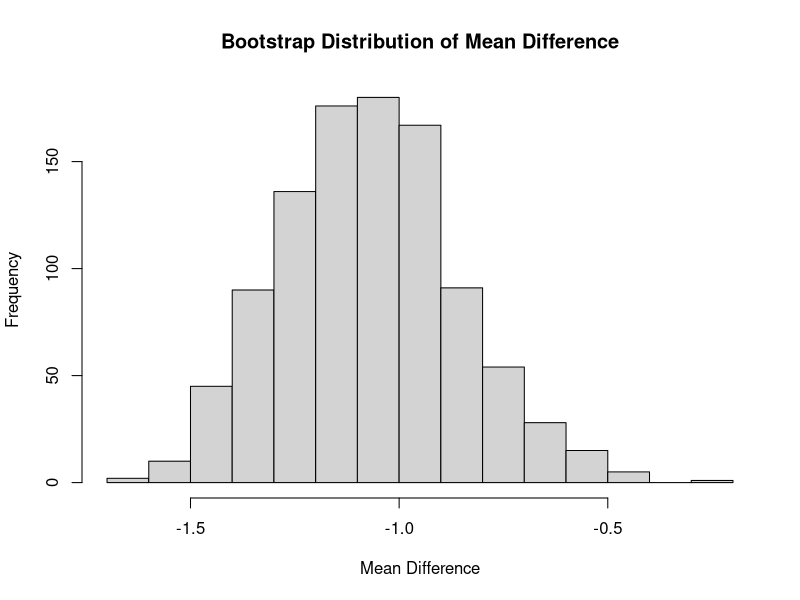
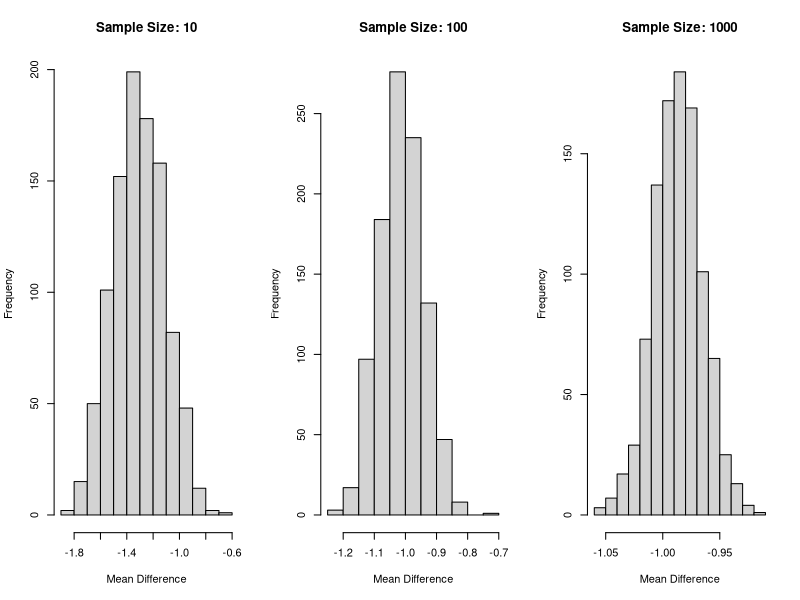
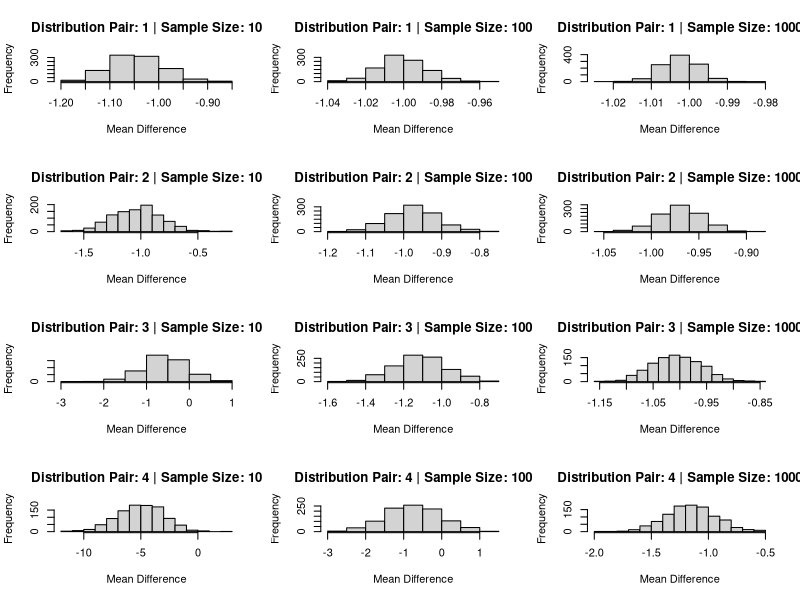

Write R code to recreate these figures, in order.
# Step 1: Generate samples from two normal distributions
set.seed(123)  # Set seed for reproducibility

# Generate sample 1 from N(5, 0.5)
sample1 <- rnorm(10, mean = 5, sd = 0.5)

# Generate sample 2 from N(6, 0.5)
sample2 <- rnorm(10, mean = 6, sd = 0.5)

# Step 2: Calculate the mean difference
mean_diff <- mean(sample1) - mean(sample2)

# Step 3: Generate bootstrap population of mean difference
bootstrap_population <- replicate(1000, {
  bootstrap_sample1 <- sample(sample1, replace = TRUE)
  bootstrap_sample2 <- sample(sample2, replace = TRUE)
  mean(bootstrap_sample1) - mean(bootstrap_sample2)
})

# Step 4: Plot histogram of bootstrap population
hist(bootstrap_population, main = "Bootstrap Distribution of Mean Difference", xlab = "Mean Difference")

# Step 5: Conduct hypothesis test
# H0: Mu = 0
# Ha: Mud != 0
p_value <- 2 * min(sum(bootstrap_population <= mean_diff), sum(bootstrap_population >= mean_diff))

# Step 6: State p-value and conclusion
cat("p-value:", p_value, "\n")
if (p_value < 0.05) {
  cat("Reject H0: There is a significant difference in means.\n")
} else {
  cat("Fail to reject H0: There is no significant difference in means.\n")
}

# Step 7: Repeat experiment for different sample sizes
sample_sizes <- c(10, 100, 1000)

par(mfrow = c(1, 3))  # Create subplots
for (size in sample_sizes) {
  # Generate samples
  sample1 <- rnorm(size, mean = 5, sd = 0.5)
  sample2 <- rnorm(size, mean = 6, sd = 0.5)
  
  # Generate bootstrap population
  bootstrap_population <- replicate(1000, {
    bootstrap_sample1 <- sample(sample1, replace = TRUE)
    bootstrap_sample2 <- sample(sample2, replace = TRUE)
    mean(bootstrap_sample1) - mean(bootstrap_sample2)
  })
  
  # Plot bootstrap distribution
  hist(bootstrap_population, main = paste("Sample Size:", size), xlab = "Mean Difference")
}


# Step 8: Repeat experiment for different pairs of distributions and sample sizes

# Define the pairs of distributions and sample sizes
distribution_pairs <- list(
  list(mean1 = 5.5, sd1 = 0.1, mean2 = 6.5, sd2 = 0.1),
  list(mean1 = 5.5, sd1 = 0.5, mean2 = 6.5, sd2 = 0.5),
  list(mean1 = 5.5, sd1 = 1.0, mean2 = 6.5, sd2 = 1.0),
  list(mean1 = 5.5, sd1 = 5.0, mean2 = 6.5, sd2 = 5.0)
)
sample_sizes <- c(10, 100, 1000)

par(mfrow = c(length(distribution_pairs), length(sample_sizes)))  # Create subplots

for (i in 1:length(distribution_pairs)) {
  for (j in 1:length(sample_sizes)) {
    # Generate samples
    sample1 <- rnorm(sample_sizes[j], mean = distribution_pairs[[i]]$mean1, sd = distribution_pairs[[i]]$sd1)
    sample2 <- rnorm(sample_sizes[j], mean = distribution_pairs[[i]]$mean2, sd = distribution_pairs[[i]]$sd2)
    
    # Generate bootstrap population
    bootstrap_population <- replicate(1000, {
      bootstrap_sample1 <- sample(sample1, replace = TRUE)
      bootstrap_sample2 <- sample(sample2, replace = TRUE)
      mean(bootstrap_sample1) - mean(bootstrap_sample2)
    })
    
    # Plot bootstrap distribution
    hist(bootstrap_population, main = paste("Distribution Pair:", i, "| Sample Size:", sample_sizes[j]), xlab = "Mean Difference")
  }
}

# Step 10: Hypothesis test for mean difference at 90% significance level
alpha <- 0.10  # Significance level

# Pair 1: N~(5.5,0.1) & N ~ (6.5,0.1)
sample1 <- rnorm(1000, mean = 5.5, sd = 0.1)
sample2 <- rnorm(1000, mean = 6.5, sd = 0.1)
mean_diff <- mean(sample1) - mean(sample2)
bootstrap_population <- replicate(1000, {
  bootstrap_sample1 <- sample(sample1, replace = TRUE)
  bootstrap_sample2 <- sample(sample2, replace = TRUE)
  mean(bootstrap_sample1) - mean(bootstrap_sample2)
})
p_value_pair1 <- mean(abs(bootstrap_population) >= abs(mean_diff))

# Pair 2: N~(5.5,0.5) & N ~ (6.5,0.5)
sample1 <- rnorm(1000, mean = 5.5, sd = 0.5)
sample2 <- rnorm(1000, mean = 6.5, sd = 0.5)
mean_diff <- mean(sample1) - mean(sample2)
bootstrap_population <- replicate(1000, {
  bootstrap_sample1 <- sample(sample1, replace = TRUE)
  bootstrap_sample2 <- sample(sample2, replace = TRUE)
  mean(bootstrap_sample1) - mean(bootstrap_sample2)
})
p_value_pair2 <- mean(abs(bootstrap_population) >= abs(mean_diff))

# Pair 3: N~(5.5,1.0) & N ~ (6.5,1.0)
sample1 <- rnorm(1000, mean = 5.5, sd = 1.0)
sample2 <- rnorm(1000, mean = 6.5, sd = 1.0)
mean_diff <- mean(sample1) - mean(sample2)
bootstrap_population <- replicate(1000, {
  bootstrap_sample1 <- sample(sample1, replace = TRUE)
  bootstrap_sample2 <- sample(sample2, replace = TRUE)
  mean(bootstrap_sample1) - mean(bootstrap_sample2)
})
p_value_pair3 <- mean(abs(bootstrap_population) >= abs(mean_diff))

# Pair 4: N~(5.5,5.0) & N ~ (6.5,5.0)
sample1 <- rnorm(1000, mean = 5.5, sd = 5.0)
sample2 <- rnorm(1000, mean = 6.5, sd = 5.0)
mean_diff <- mean(sample1) - mean(sample2)
bootstrap_population <- replicate(1000, {
  bootstrap_sample1 <- sample(sample1, replace = TRUE)
  bootstrap_sample2 <- sample(sample2, replace = TRUE)
  mean(bootstrap_sample1) - mean(bootstrap_sample2)
})
p_value_pair4 <- mean(abs(bootstrap_population) >= abs(mean_diff))

# Print calculated p-values
cat("Pair 1 p-value:", p_value_pair1, "\n")
cat("Pair 2 p-value:", p_value_pair2, "\n")
cat("Pair 3 p-value:", p_value_pair3, "\n")
cat("Pair 4 p-value:", p_value_pair4, "\n")


# Step 11: Hypothesis test for mean difference at 95% significance level
alpha <- 0.05  # Significance level

# Pair 1: N~(5.5,0.1) & N ~ (6.5,0.1)
sample1 <- rnorm(1000, mean = 5.5, sd = 0.1)
sample2 <- rnorm(1000, mean = 6.5, sd = 0.1)
mean_diff <- mean(sample1) - mean(sample2)
bootstrap_population <- replicate(1000, {
  bootstrap_sample1 <- sample(sample1, replace = TRUE)
  bootstrap_sample2 <- sample(sample2, replace = TRUE)
  mean(bootstrap_sample1) - mean(bootstrap_sample2)
})
p_value_pair1 <- mean(abs(bootstrap_population) >= abs(mean_diff))

# Pair 2: N~(5.5,0.5) & N ~ (6.5,0.5)
sample1 <- rnorm(1000, mean = 5.5, sd = 0.5)
sample2 <- rnorm(1000, mean = 6.5, sd = 0.5)
mean_diff <- mean(sample1) - mean(sample2)
bootstrap_population <- replicate(1000, {
  bootstrap_sample1 <- sample(sample1, replace = TRUE)
  bootstrap_sample2 <- sample(sample2, replace = TRUE)
  mean(bootstrap_sample1) - mean(bootstrap_sample2)
})
p_value_pair2 <- mean(abs(bootstrap_population) >= abs(mean_diff))

# Pair 3: N~(5.5,1.0) & N ~ (6.5,1.0)
sample1 <- rnorm(1000, mean = 5.5, sd = 1.0)
sample2 <- rnorm(1000, mean = 6.5, sd = 1.0)
mean_diff <- mean(sample1) - mean(sample2)
bootstrap_population <- replicate(1000, {
  bootstrap_sample1 <- sample(sample1, replace = TRUE)
  bootstrap_sample2 <- sample(sample2, replace = TRUE)
  mean(bootstrap_sample1) - mean(bootstrap_sample2)
})
p_value_pair3 <- mean(abs(bootstrap_population) >= abs(mean_diff))

# Pair 4: N~(5.5,5.0) & N ~ (6.5,5.0)
sample1 <- rnorm(1000, mean = 5.5, sd = 5.0)
sample2 <- rnorm(1000, mean = 6.5, sd = 5.0)
mean_diff <- mean(sample1) - mean(sample2)
bootstrap_population <- replicate(1000, {
  bootstrap_sample1 <- sample(sample1, replace = TRUE)
  bootstrap_sample2 <- sample(sample2, replace = TRUE)
  mean(bootstrap_sample1) - mean(bootstrap_sample2)
})
p_value_pair4 <- mean(abs(bootstrap_population) >= abs(mean_diff))

# Print calculated p-values
cat("Pair 1 p-value:", p_value_pair1, "\n")
cat("Pair 2 p-value:", p_value_pair2, "\n")
cat("Pair 3 p-value:", p_value_pair3, "\n")
cat("Pair 4 p-value:", p_value_pair4, "\n")
